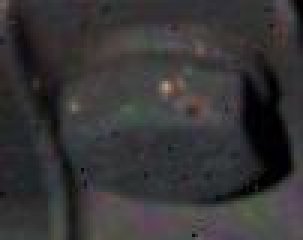
#> input picture bolthead/00017.jpg, 101 x 80 px (shown 3 times larger); its folder holds 4 pictures in this run
$ python find_template.py   (older library calls are emulated)
#> lines starting #> are read from the running program, lines starting #| are printed output that depends on the picture
import cv2
import numpy as np
from skimage.metrics import structural_similarity as compare_ssim
import shutil
import os
from sklearn.cluster import KMeans

# [68 lines left out: function find_defects_by_comparison_sift, not called in this run]


# [38 lines of commented-out code are left out]


from skimage.feature import hog

from skimage import color


def compute_hog_features(image):
    # 将图像转换为灰度图像
    gray_image = color.rgb2gray(image)

    # 使用HOG计算图像的特征
    features, _ = hog(gray_image, orientations=8, pixels_per_cell=(16, 16), cells_per_block=(1, 1), visualize=True)
    return features

if __name__ == "__main__":
    gk_folder = 'bolthead'
    output_folder_template = 'template_images2'
    output_folder_others = 'other_images2'
    num_template_images = 40  # 你想选择的模板图片数量

    if not os.path.exists(output_folder_template):
        os.makedirs(output_folder_template)

    if not os.path.exists(output_folder_others):
        os.makedirs(output_folder_others)

    images = []
    filenames = []

    for filename in os.listdir(gk_folder):
        print(filename)
        image_path = os.path.join(gk_folder, filename)

        # 读取图像
        image = cv2.imread(image_path)
#> image is the input picture: shape (80, 101, 3); mean B, G, R 53.8, 52.8, 54.2

        # 将图像调整为相同的大小
        image = cv2.resize(image, (100, 100))
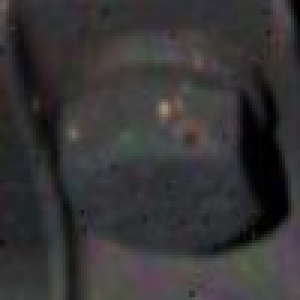
#> image: shape (100, 100, 3) (shown 3 times larger); mean B, G, R 53.7, 52.7, 54

        # 计算HOG特征
        features = compute_hog_features(image)
#> in compute_hog_features, `features, _ = hog(gray_image, orientations=8, pixels_per_cell=(16, 16)..`: features = 288 values, max 0.827 at index 191, min 0.000312 at index 252, mean 0.331

        images.append(features)
        filenames.append(filename)
#> pass 2 of the loop `for filename in os.listdir(gk_folder):`:
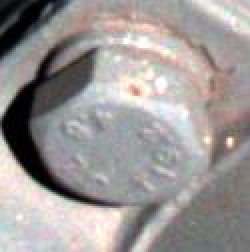
#> input picture bolthead/0002s9.jpg, 125 x 126 px (shown 2 times larger)
#> image is the input picture: shape (126, 125, 3); mean B, G, R 150.2, 151.3, 156.3
#> `image = cv2.resize(image, (100, 100))`:
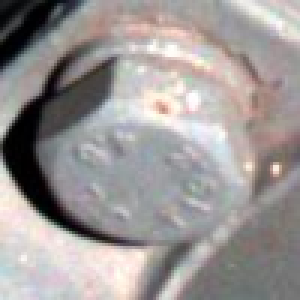
#> image: shape (100, 100, 3) (shown 3 times larger); mean B, G, R 150.1, 151.1, 156.1
#> in compute_hog_features (call 2), `gray_image = color.rgb2gray(image)`:
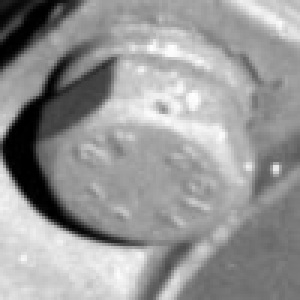
#> gray_image: shape (100, 100) float64 (shown 3 times larger); min 0, max 1, mean 0.593
#> in compute_hog_features (call 2), `features, _ = hog(gray_image, orientations=8, pixels_per_cell=(16, 16)..`: features = 288 values, max 0.648 at index 197, min 0.00211 at index 147, mean 0.32
#> pass 3 of the loop `for filename in os.listdir(gk_folder):`:
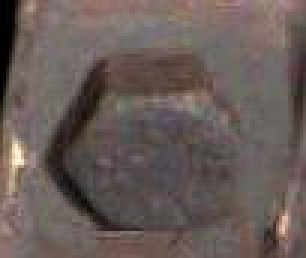
#> input picture bolthead/0006d115.jpg, 102 x 86 px (shown 3 times larger)
#> image is the input picture: shape (86, 102, 3); mean B, G, R 88.1, 91.7, 104.2
#> `image = cv2.resize(image, (100, 100))`:
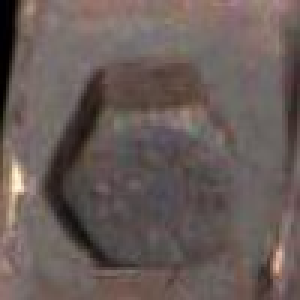
#> image: shape (100, 100, 3) (shown 3 times larger); mean B, G, R 88, 91.6, 104
#> in compute_hog_features (call 3), `gray_image = color.rgb2gray(image)`:
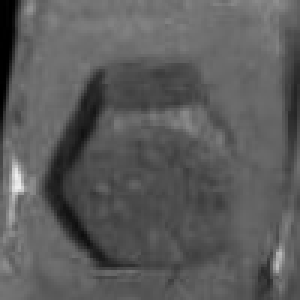
#> gray_image: shape (100, 100) float64 (shown 3 times larger); min 0.000848, max 0.935, mean 0.36
#> in compute_hog_features (call 3), `features, _ = hog(gray_image, orientations=8, pixels_per_cell=(16, 16)..`: features = 288 values, max 0.918 at index 48, min 0.0234 at index 3, mean 0.333
#> the loop made 4 passes; the first 3 are shown

    images = np.array(images)

    # 使用 KMeans 聚类
    kmeans = KMeans(n_clusters=num_template_images, random_state=0)
#> (the run stopped early here; a loop or call above may not have finished)
